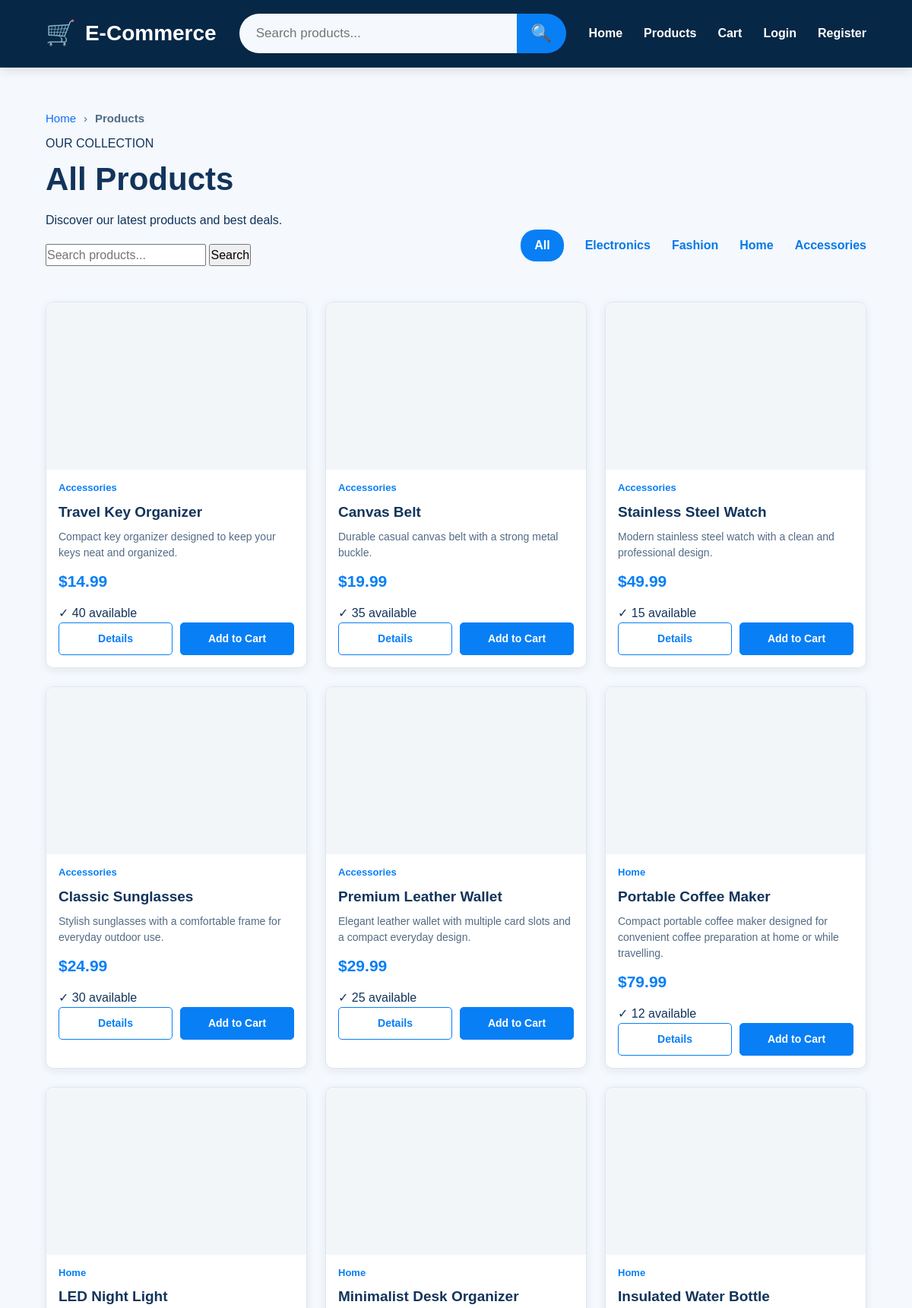
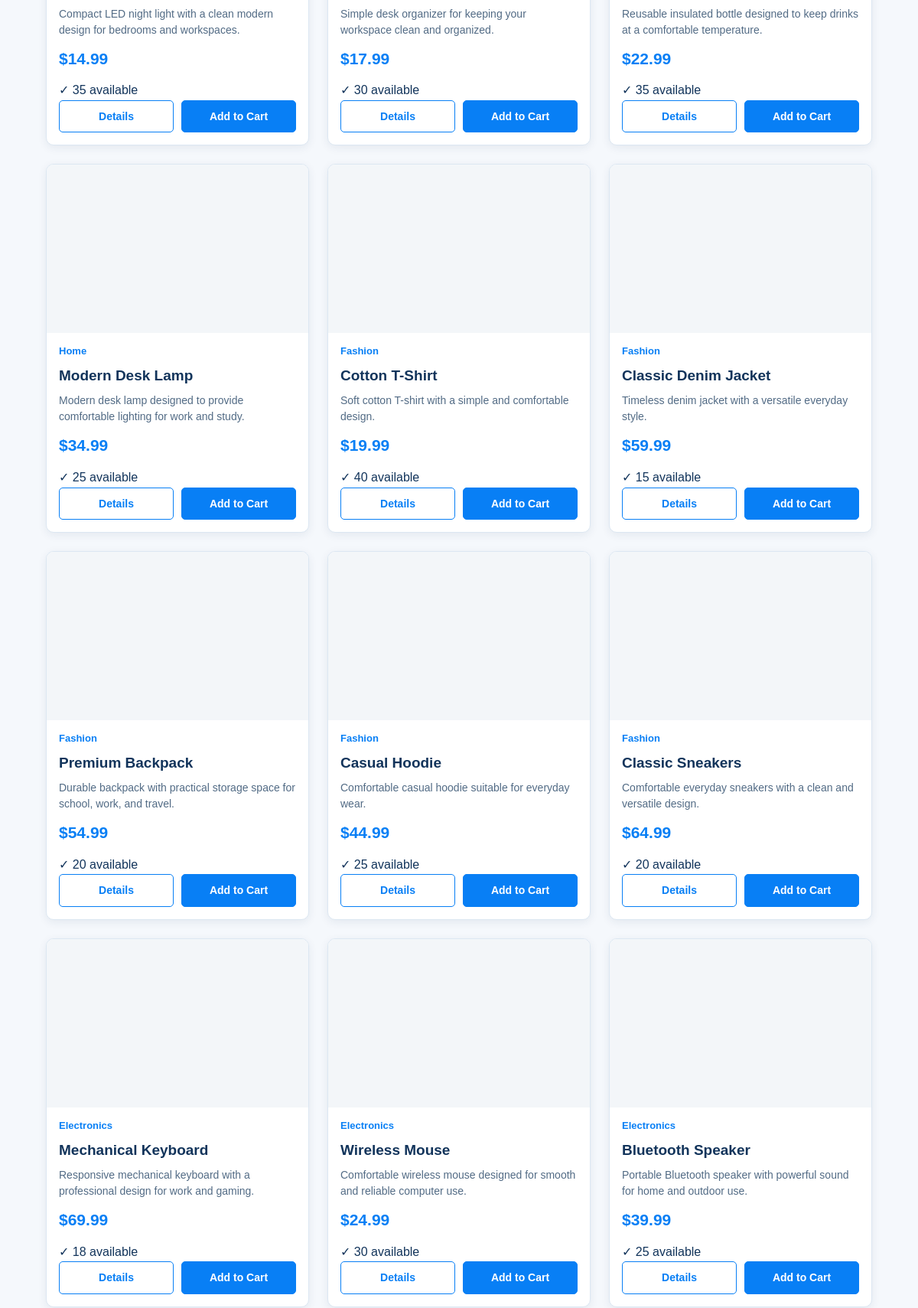
Screenshot of /products/ (upper part) with the database file from the repository (2 pictures, top to bottom).
### store/models.py (models this page shows, shortened)
class Category(models.Model):
    name = models.CharField(
        max_length=100
    )
    description = models.TextField(
        blank=True
    )

class Product(models.Model):
    name = models.CharField(
        max_length=200
    )
    description = models.TextField()
    price = models.DecimalField(
        max_digits=10,
        decimal_places=2
    )
    stock = models.PositiveIntegerField(
        default=0
    )
    image = CloudinaryField(
        "image",
        blank=True,
        null=True
    )
    category = models.ForeignKey(
        Category,
        on_delete=models.SET_NULL,
        null=True,
        blank=True,
        related_name="products"
    )
    created_at = models.DateTimeField(
        auto_now_add=True
    )

### store/views.py (the view)
# urls.py: path("products/", product_list, name="product_list"),
def product_list(request):
    products = Product.objects.all().order_by("-created_at")
    query = request.GET.get("q", "").strip()
    category_id = request.GET.get("category", "").strip()
    if query:
        products = products.filter(
            Q(name__icontains=query)
            | Q(description__icontains=query)
        )
    if category_id:
        products = products.filter(category_id=category_id)
    categories = Category.objects.all()
    _, _, cart_count = get_cart_items(request)
    return render(
        request,
        "products.html",
        {
            "products": products,
            "categories": categories,
            "query": query,
            "selected_category": category_id,
            "cart_count": cart_count,
        },
    )

### store/views.py (called while the page is built, shortened)
def get_cart(request):
    return request.session.get("cart", {})

def get_cart_items(request):
    cart = get_cart(request)
    items = []
    total = Decimal("0.00")
    cart_count = 0
    return items, total, cart_count

### store/templates/products.html (shortened to what this page needs)
{% extends "base.html" %}
{% block content %}
<div class="products-page">
    <div class="breadcrumb">
        <a href="{% url 'home' %}">Home</a>
        <span>›</span>
        <strong>Products</strong>
    </div>
    <div class="products-header">
        <div>
            <span class="products-label">OUR COLLECTION</span>
            {% if category %}
                <h1>{{ category.name }}</h1>
                <p>{{ category.description }}</p>
            {% else %}
                <h1>All Products</h1>
                <p>Discover our latest products and best deals.</p>
            {% endif %}
        </div>
    </div>
    <div class="products-toolbar">
        <form
            method="GET"
            action="{% url 'product_list' %}"
            class="product-search"
        >
            <input
                type="text"
                name="q"
                value="{{ query }}"
                placeholder="Search products..."
            >
            <button type="submit">
                Search
            </button>
        </form>
        <div class="category-links">
            <a
                href="{% url 'product_list' %}"
                class="{% if not selected_category %}active{% endif %}"
            >
                All
            </a>
            {% for cat in categories %}
                <a
                    href="{% url 'category_products' cat.id %}"
                    class="{% if selected_category == cat.id|stringformat:'s' %}active{% endif %}"
                >
                    {{ cat.name }}
                </a>
            {% endfor %}
        </div>
    </div>
    {% if products %}
        <div class="product-grid">
            {% for product in products %}
                <article class="product-card">
                    <a
                        href="{% url 'product_detail' product.id %}"
                        class="product-image"
                    >
                    </a>
                    <div class="product-info">
                        {% if product.category %}
                            <span class="product-category">
                                {{ product.category.name }}
                            </span>
                        {% else %}
                            <span class="product-category">
                                Product
                            </span>
                        {% endif %}
                        <h3>
                            <a
                                href="{% url 'product_detail' product.id %}"
                            >
                                {{ product.name }}
                            </a>
                        </h3>
                        <p>
                            {{ product.description|truncatewords:15 }}
                        </p>
                        <div class="product-price">
                            ${{ product.price }}
                        </div>
                        {% if product.stock > 0 %}
                            <div class="product-stock">
                                ✓ {{ product.stock }} available
                            </div>
                        {% else %}
                            <div class="product-stock out-of-stock">
                                Out of stock
                            </div>
                        {% endif %}
                        <div class="product-actions">
                            <a
                                href="{% url 'product_detail' product.id %}"
                                class="btn btn-outline"
                            >
                                Details
                            </a>
                            {% if product.stock > 0 %}
                                <a
                                    href="{% url 'add_to_cart' product.id %}"
                                    class="btn btn-primary"
                                >
                                    Add to Cart
                                </a>
                            {% endif %}
                        </div>
                    </div>
                </article>
            {% endfor %}
        </div>
    {% endif %}
</div>
{% endblock %}

### rows the page displays
Category: name "Electronics"
Category: name "Fashion"
Category: name "Home"
Category: name "Accessories"
Product: category.name "Accessories", name "Travel Key Organizer", description "Compact key organizer designed to keep your keys neat and organized.", price "14.99", stock "40", shows "Add to Cart"
Product: category.name "Accessories", name "Canvas Belt", description "Durable casual canvas belt with a strong metal buckle.", price "19.99", stock "35", shows "Add to Cart"
Product: category.name "Accessories", name "Stainless Steel Watch", description "Modern stainless steel watch with a clean and professional design.", price "49.99", stock "15", shows "Add to Cart"
Product: category.name "Accessories", name "Classic Sunglasses", description "Stylish sunglasses with a comfortable frame for everyday outdoor use.", price "24.99", stock "30", shows "Add to Cart"
Product: category.name "Accessories", name "Premium Leather Wallet", description "Elegant leather wallet with multiple card slots and a compact everyday design.", price "29.99", stock "25", shows "Add to Cart"
Product: category.name "Home", name "Portable Coffee Maker", description "Compact portable coffee maker designed for convenient coffee preparation at home or while travelling.", price "79.99", stock "12", shows "Add to Cart"
Product: category.name "Home", name "LED Night Light", description "Compact LED night light with a clean modern design for bedrooms and workspaces.", price "14.99", stock "35", shows "Add to Cart"
Product: category.name "Home", name "Minimalist Desk Organizer", description "Simple desk organizer for keeping your workspace clean and organized.", price "17.99", stock "30", shows "Add to Cart"
Product: category.name "Home", name "Insulated Water Bottle", description "Reusable insulated bottle designed to keep drinks at a comfortable temperature.", price "22.99", stock "35", shows "Add to Cart"
Product: category.name "Home", name "Modern Desk Lamp", description "Modern desk lamp designed to provide comfortable lighting for work and study.", price "34.99", stock "25", shows "Add to Cart"
Product: category.name "Fashion", name "Cotton T-Shirt", description "Soft cotton T-shirt with a simple and comfortable design.", price "19.99", stock "40", shows "Add to Cart"
Product: category.name "Fashion", name "Classic Denim Jacket", description "Timeless denim jacket with a versatile everyday style.", price "59.99", stock "15", shows "Add to Cart"
Product: category.name "Fashion", name "Premium Backpack", description "Durable backpack with practical storage space for school, work, and travel.", price "54.99", stock "20", shows "Add to Cart"
Product: category.name "Fashion", name "Casual Hoodie", description "Comfortable casual hoodie suitable for everyday wear.", price "44.99", stock "25", shows "Add to Cart"
Product: category.name "Fashion", name "Classic Sneakers", description "Comfortable everyday sneakers with a clean and versatile design.", price "64.99", stock "20", shows "Add to Cart"
Product: category.name "Electronics", name "Mechanical Keyboard", description "Responsive mechanical keyboard with a professional design for work and gaming.", price "69.99", stock "18", shows "Add to Cart"
Product: category.name "Electronics", name "Wireless Mouse", description "Comfortable wireless mouse designed for smooth and reliable computer use.", price "24.99", stock "30", shows "Add to Cart"
Product: category.name "Electronics", name "Bluetooth Speaker", description "Portable Bluetooth speaker with powerful sound for home and outdoor use.", price "39.99", stock "25", shows "Add to Cart"
